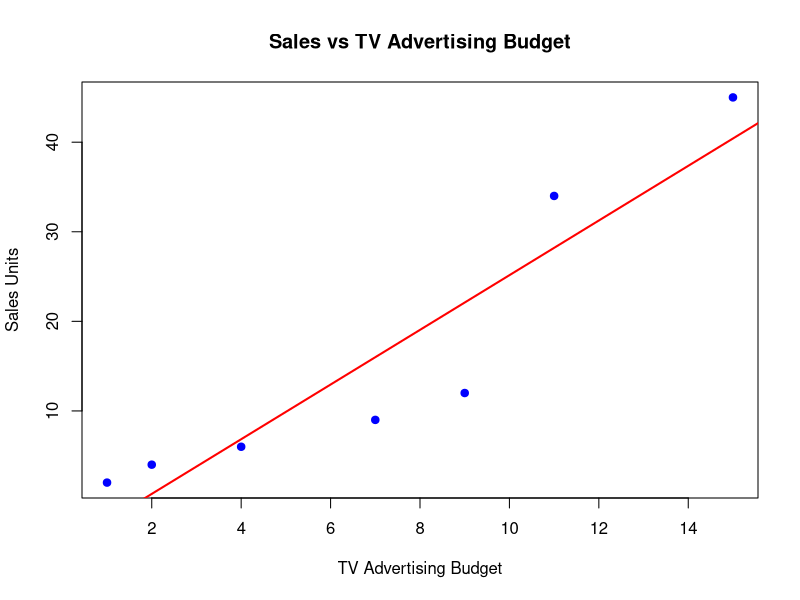

Reproduce this figure in R.
# Data
sales <- c(2, 4, 6, 9, 12, 34, 45)
Tv <- c(1, 2, 4, 7, 9, 11, 15)

# Create a data frame
data <- data.frame(sales, Tv)

# Linear regression model
model <- lm(sales ~ Tv, data = data)

# Model summary
summary(model)

# Extract intercept and slope
intercept <- coef(model)[1]
slope <- coef(model)[2]

# Print coefficients
cat("Intercept:", intercept, "\n")
cat("Slope:", slope, "\n")

# Plot
windows()
print(
plot(data$Tv, data$sales,
     main = "Sales vs TV Advertising Budget",
     xlab = "TV Advertising Budget",
     ylab = "Sales Units",
     pch = 19,
     col = "blue")
)
# Add regression line
abline(model, col = "red", lwd = 2)
